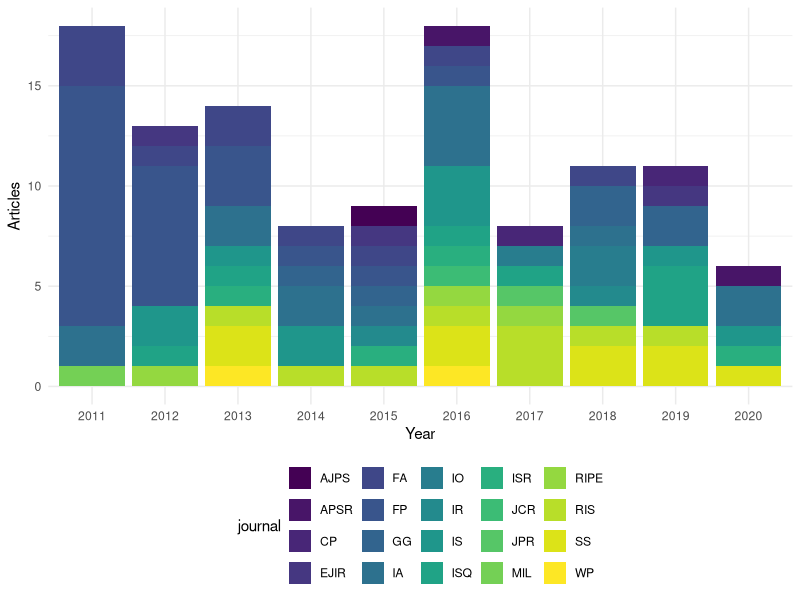
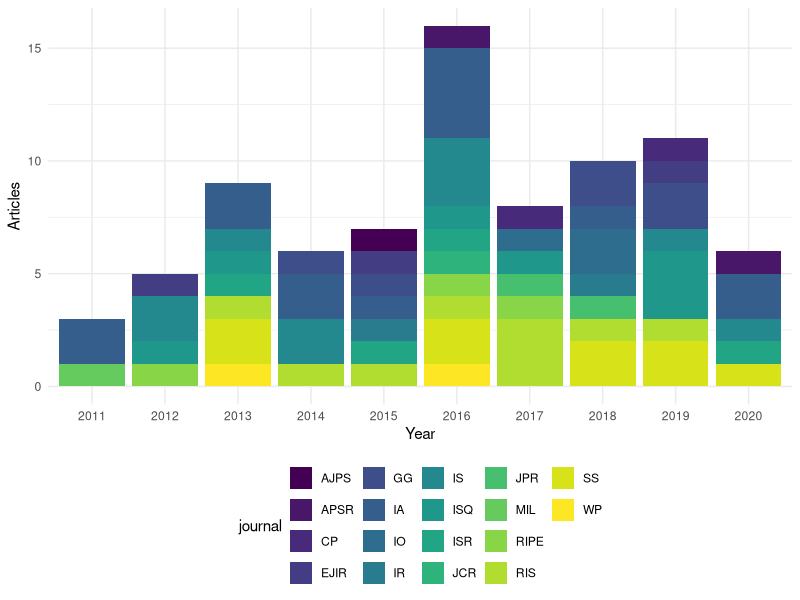

The R source for these figures, in order:
## ---- chunk 1
#| include: false
#| warning: false
#| message: false
#| echo: false

library(tidyverse)
library(knitr)
library(palmerpenguins)
library(here)
## ---- chunk 2
#| include: false
#| warning: false
#| message: false
#| echo: false

# read publication data
journal_data = read_csv(
  file = here("data/analysis_data/publication_analysis_data.csv"),
  show_col_types = FALSE
)

# read cleaned child care data
journal_key = read_csv(
  file = here("data/analysis_data/journal_key_analysis_data.csv"),
  show_col_types = FALSE
)
## ---- chunk 3
#| label: tbl-publicationnames
#| tbl-cap: Names, Shortform, and TRIP-20 ratings of the 20 journals
#| warning: false
#| message: false
#| echo: false

journals <- 
  arrange(journal_key, trip_rating)

journals |>
  kable(col.names = c("Journal Name", "Short Form", "TRIP-20 Rating"),
    booktabs = TRUE
  ) 
## ---- chunk 4
#| label: tbl-publicationdata
#| tbl-cap: Sample of Cleaned Academic Publication Data
#| warning: false
#| message: false
#| echo: false

head(journal_data[c(1:8)], 6) |>
  kable(col.names = c("Code",
                      "Journal", "Year", "Classified",
                      "No Source", "No U.S.G.",
                      "Mentions 'leak'", "Uses euphamism"),
    booktabs = TRUE
  ) 
## ---- chunk 5
#| label: tbl-publicationdata2
#| warning: false
#| message: false
#| echo: false

head(journal_data[c(9:14)], 6) |>
  kable(col.names = c("'Wikileaks cable'", "To - From - Found"
                      , "Peer Reviewed", "Body Text Leak", 
                      "Cables", "Number of Cables"),
        
    booktabs = TRUE,
  ) 
## ---- chunk 6
#| label: fig-totalarticles
#| fig-cap: Articles in TRIP-20 rated journals apparently citing documents from WikiLeaks by year
#| warning: false
#| message: false
#| echo: false

filter(journal_data, code == 3) |>
  ggplot(aes(x = as.character(`year`), fill = journal)) +
  geom_bar() +
  theme_minimal() +
  scale_fill_viridis_d()+
  labs(x = "Year", y = "Articles") +
  theme(legend.position = "bottom")
## ---- chunk 7
#| label: fig-peerarticles
#| fig-cap: Articles in TRIP-20 rated journals apparently citing documents from WikiLeaks by year
#| warning: false
#| message: false
#| echo: false

journal_peer <-
  filter(journal_data, code == 3, peer == 'y') 

journal_peer
journal_peer |>
  ggplot(aes(x = as.character(`year`), fill = journal)) +
  geom_bar() +
  theme_minimal() +
  scale_fill_viridis_d() +
  labs(x = "Year", y = "Articles") +
  theme(legend.position = "bottom")

